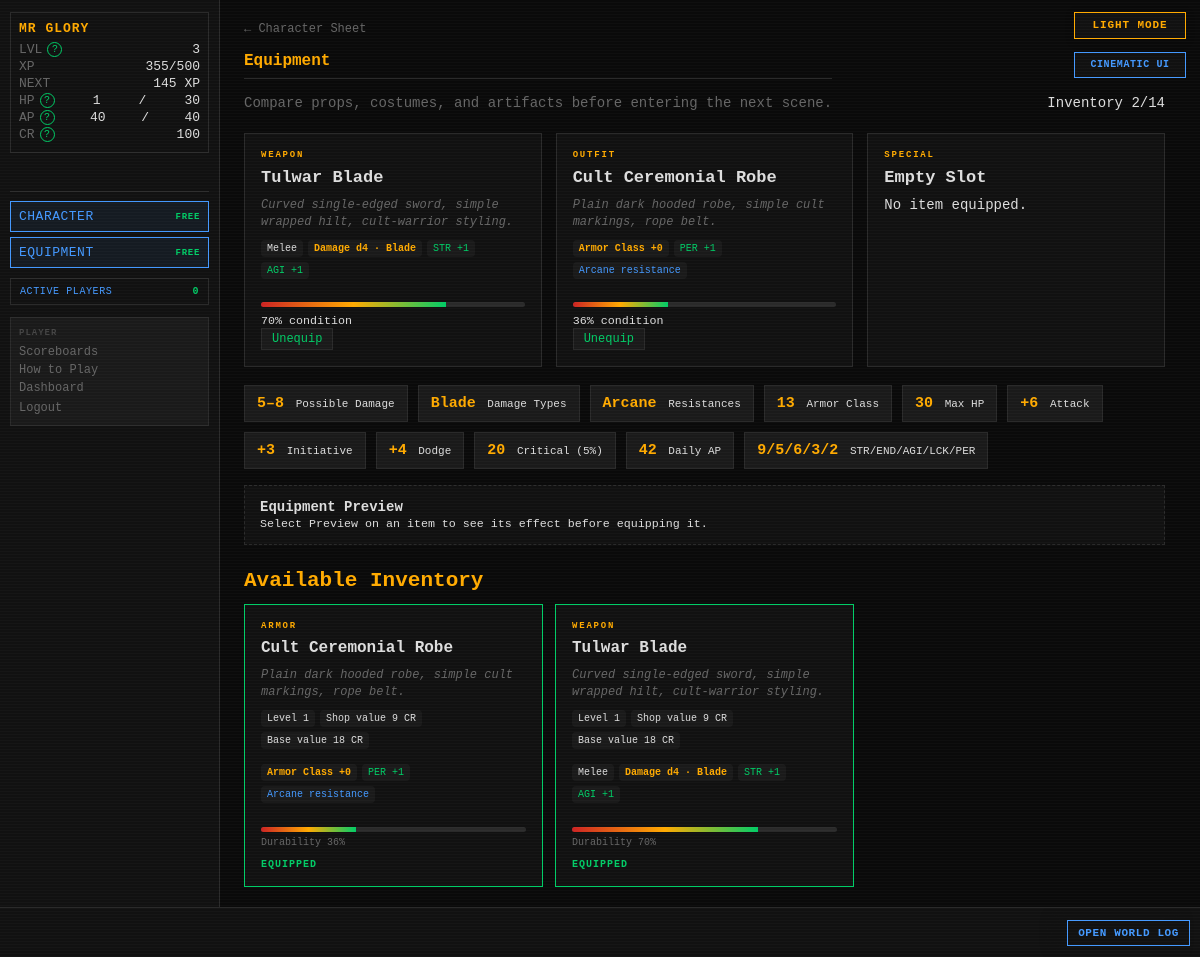
/equipment (signed in), run on an earlier commit of the app's database.
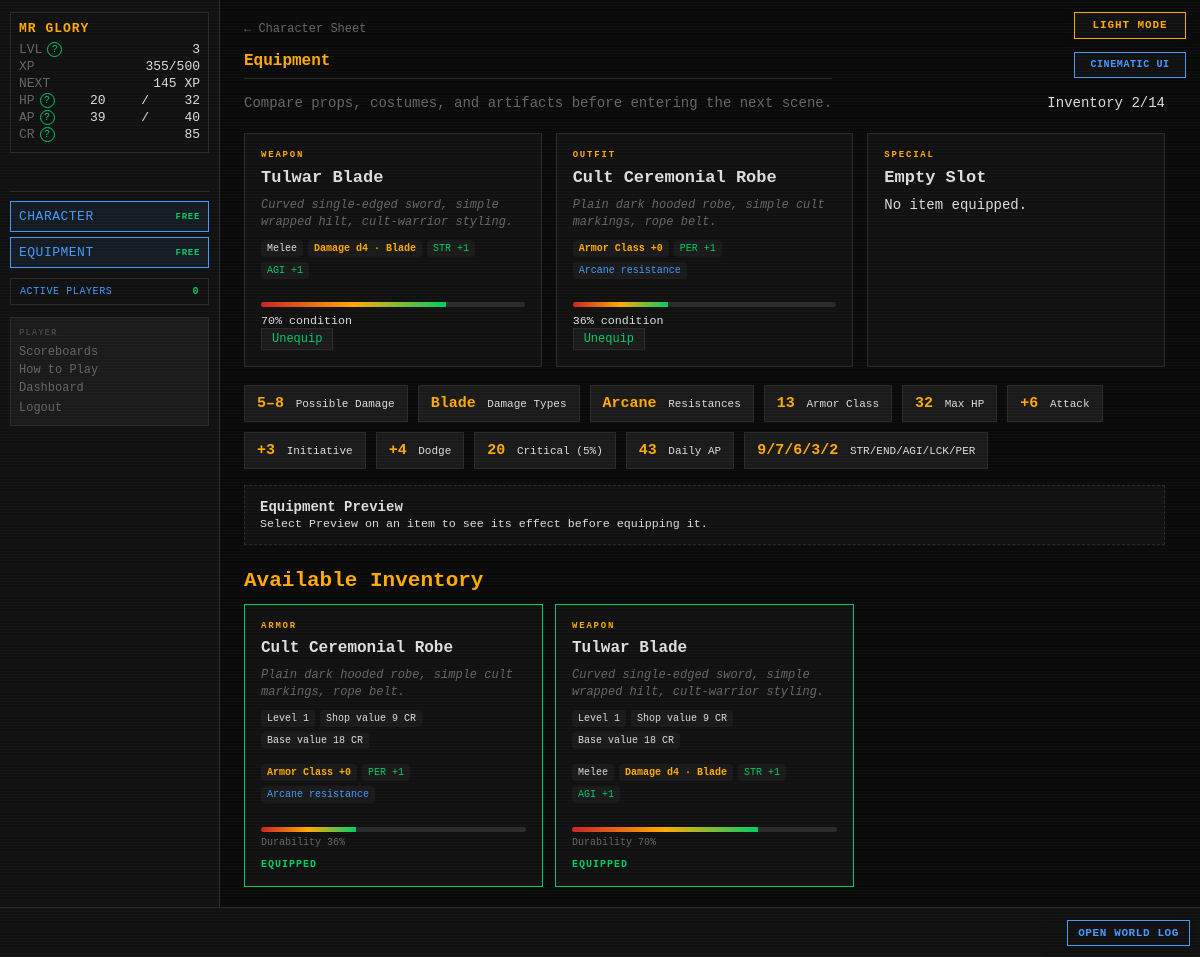
And on a later commit of the database.
### tables this page shows
CREATE TABLE players (
    id                  INTEGER PRIMARY KEY AUTOINCREMENT,
    username            TEXT    UNIQUE NOT NULL,
    password_hash       TEXT    NOT NULL,
    email               TEXT    UNIQUE NOT NULL,
    character_name      TEXT    NOT NULL,
    sex                 TEXT    NOT NULL,
    class_id            INTEGER REFERENCES classes(id),
    str_stat            INTEGER NOT NULL DEFAULT 1,
    end_stat            INTEGER NOT NULL DEFAULT 1,
    agi_stat            INTEGER NOT NULL DEFAULT 1,
    lck_stat            INTEGER NOT NULL DEFAULT 1,
    per_stat            INTEGER NOT NULL DEFAULT 1,
    level               INTEGER NOT NULL DEFAULT 1,
    xp                  INTEGER NOT NULL DEFAULT 0,
    current_hp          INTEGER NOT NULL,
    current_ap          INTEGER NOT NULL,
    credits             INTEGER NOT NULL DEFAULT 25,
    equipped_weapon_id  INTEGER REFERENCES inventory_items(id),
    equipped_armor_id   INTEGER REFERENCES inventory_items(id),
    equipped_special_id INTEGER REFERENCES inventory_items(id),
    in_combat           INTEGER NOT NULL DEFAULT 0,
    pending_levelup     INTEGER NOT NULL DEFAULT 0,
    pending_perk        INTEGER NOT NULL DEFAULT 0,
    combat_preference   TEXT    NOT NULL DEFAULT "Balanced",
    is_banned           INTEGER NOT NULL DEFAULT 0,
    retired_at          TEXT,
    last_login_at       TEXT,
    created_at          TEXT    NOT NULL DEFAULT (datetime('now'))
);

### routes/character.py (the view)
@bp.route("/equipment")
def equipment():
    player = g.player
    if player.get("in_combat"):
        return redirect(url_for("dashboard.index"))
    inventory = _get_full_inventory(player)
    equipped = {
        "weapon": _find_equipped(inventory, player.get("equipped_weapon_id")),
        "armor": _find_equipped(inventory, player.get("equipped_armor_id")),
        "special": _find_equipped(inventory, player.get("equipped_special_id")),
    }
    return render_template(
        "character/equipment.html",
        inventory=inventory,
        equipped=equipped,
        derived=_calc_derived_stats(player, equipped, get_all_settings()),
        feedback=request.args.get("feedback"),
        error=request.args.get("error"),
    )

### app.py (called while the page is built)
def _context_processor() -> dict:
    settings = get_all_settings()
    player = g.get("player")
    if not player:
        return {"settings": settings}
    active_count = execute_one(
        """SELECT COUNT(DISTINCT q.player_id) AS cnt FROM action_queue q
           JOIN players p ON p.id=q.player_id
           WHERE datetime(q.created_at)>=datetime('now','-5 minutes') AND p.is_banned=0"""
    )["cnt"]
    return {"player": player, "settings": settings,
            "active_player_count": active_count}

def _check_auth():
    if request.endpoint in _AUTH_EXEMPT:
        return None
    if not session.get("player_id"):
        return redirect(url_for("auth.login"))
    return None

def _load_player():
    player_id = session.get("player_id")
    if not player_id:
        return None
    reconcile_combat_state(player_id)
    player = get_player(player_id)
    if player is None:
        session.clear()
        return redirect(url_for("auth.login"))
    g.player = player
    return None

### combat/engine.py (called while the page is built)
def proficiency_bonus(level: int) -> int:
    return 2 + max(0, (int(level or 1) - 1) // 4)

### database.py (called while the page is built)
def execute(sql: str, params: tuple = ()) -> list[dict]:
    return get_db().execute(sql, params).fetchall()

### templates/character/equipment.html (shortened to what this page needs)
{% extends "base.html" %}
{% block content %}
<div id="page-content" class="equipment-page cinematic-page">
    <div class="sheet-header">
        <div><a href="{{ url_for('character.index') }}" class="back-link">← Character Sheet</a>
        <h1 class="page-title">Equipment</h1>
        <p class="sheet-subtitle">Compare props, costumes, and artifacts before entering the next scene.</p></div>
        <div class="loadout-summary">Inventory {{ player.inventory_count }}/{{ player.inventory_limit }}</div>
    </div>
    <section class="loadout-slots" aria-label="Current loadout">
    {% for slot, item in equipped.items() %}
        <article class="loadout-card {{ 'filled' if item else 'empty' }}">
            <div class="loadout-slot">{{ 'OUTFIT' if slot == 'armor' else slot|upper }}</div>
            {% if item %}
            <h2>{{ item.name }}</h2>
            {% if item.description %}<p class="item-description">{{ item.description }}</p>{% endif %}
            {% include "fragments/item_combat_stats.html" %}
            <div class="durability"><span style="width:{{ item.current_durability }}%"></span></div>
            <small>{{ item.current_durability }}% condition</small>
            <form method="POST" action="{{ url_for('character.unequip') }}">
                <button class="btn-small" type="submit">Unequip</button>
            </form>
            {% else %}<h2>Empty Slot</h2><p>No item equipped.</p>{% endif %}
        </article>
    {% endfor %}
    </section>
    <section class="derived-strip" aria-label="Current derived statistics">
        <span><b>{{ derived.damage_min }}–{{ derived.damage_max }}</b> Possible Damage</span>
        <span><b>{{ derived.damage_types|join(' + ') }}</b> Damage Types</span>
        <span><b>{{ derived.resistances|join(', ') if derived.resistances else 'None' }}</b> Resistances</span>
        <span><b>{{ derived.ac }}</b> Armor Class</span><span><b>{{ derived.max_hp }}</b> Max HP</span>
        <span><b>{{ '%+d'|format(derived.attack_modifier) }}</b> Attack</span>
        <span><b>{{ '%+d'|format(derived.initiative_modifier) }}</b> Initiative</span>
        <span><b>{{ '%+d'|format(derived.dodge_modifier) }}</b> Dodge</span>
        <span><b>{{ derived.crit_range }}</b> Critical ({{ derived.crit_chance_pct }}%)</span><span><b>{{ derived.daily_ap }}</b> Daily AP</span>
        <span><b>{{ derived.str }}/{{ derived.end }}/{{ derived.agi }}/{{ derived.lck }}/{{ derived.per }}</b> STR/END/AGI/LCK/PER</span>
    </section>
    <section id="loadout-preview" class="loadout-preview" aria-live="polite">
        <div><strong>Equipment Preview</strong><br><small>Select Preview on an item to see its effect before equipping it.</small></div>
    </section>
    <h2 class="section-title">Available Inventory</h2>
    <div class="equipment-grid">
    {% for item in inventory %}
        <article class="equipment-card {{ 'is-equipped' if item.is_equipped }}">
            <div class="equipment-type">{{ item.item_type }}</div><h3>{{ item.name }}</h3>
            {% if item.description %}<p class="item-description">{{ item.description }}</p>{% endif %}
            <div class="item-properties item-reference-properties">
                <span>Level {{ item.level or '—' }}</span>
                <span>Shop value {{ item.sell_price }} CR</span>
                <span>Base value {{ item.credit_cost }} CR</span>
            </div>
            {% include "fragments/item_combat_stats.html" %}
            <div class="equipment-condition"><div class="durability"><span style="width:{{ item.current_durability }}%"></span></div>Durability {{ item.current_durability }}%</div>
            <div class="equipment-actions">
            {% if item.is_equipped %}<span class="equipped-badge">EQUIPPED</span>
            {% elif item.is_on_auction %}<span class="equipped-badge">AUCTION HOLD</span>{% endif %}
            </div>
        </article>
    {% else %}<p>Your inventory is empty.</p>{% endfor %}
    </div>
</div>
{% endblock %}

### templates/base.html (shortened to what this page needs)
<!DOCTYPE html>
<html lang="en">
<head>
<link rel="stylesheet" href="{{ url_for('static', filename='style.css') }}">
</head>
<body class="{{ 'authenticated' if player else 'auth-page' }} {% block body_class %}{% endblock %}">
{% if settings.get('ALLOW_PLAYER_COLOR_OVERRIDE', true) %}<button id="theme-toggle" type="button" aria-label="Switch color theme" aria-pressed="false">
</button>{% endif %}
{% if settings.get('ALLOW_PLAYER_INTERFACE_OVERRIDE', true) %}
<button id="interface-toggle" type="button" aria-label="Switch interface style" aria-pressed="false">
</button>
{% endif %}
{% if player %}
<div id="left-col">
    <div id="status-block">
        <div class="status-name">{{ player.character_name }}</div>
        <div class="status-line">
            <span class="label">LVL</span>
            <span id="status-level">{{ player.level }}</span>
        </div>
        <div class="status-line">
            <span class="label">XP</span>
            <span><span id="status-xp">{{ player.xp }}</span><span id="status-xp-threshold">{% if player.get('next_level_xp') is not none %}/{{ player.get('next_level_xp') }}{% endif %}</span></span>
        </div>
        <div class="status-line" title="Experience still needed to reach level {{ player.level + 1 }}">
            <span class="label">NEXT</span>
            <span id="status-xp-next">{% if player.get('xp_to_next_level') is none %}MAX{% elif player.get('xp_to_next_level') <= 0 %}LEVEL UP{% else %}{{ player.get('xp_to_next_level') }} XP{% endif %}</span>
        </div>
        <div class="status-line">
            <span class="label">HP</span>
            <span id="status-hp">{{ player.current_hp }}</span>/<span id="status-maxhp">{{ player.max_hp }}</span>
        </div>
        <div class="status-line">
            <span class="label">AP</span>
            <span id="status-ap">{{ player.current_ap }}</span>/<span id="status-maxap">{{ player.max_ap }}</span>
        </div>
        <div class="status-line">
            <span class="label">CR</span>
            <span id="status-credits">{{ player.credits }}</span>
        </div>
    </div>
    <div class="free-action-buttons" aria-label="Free character actions">
        <a class="action-btn free-action-btn" href="{{ url_for('character.index') }}">
            CHARACTER <span class="free-cost">FREE</span>
        </a>
        <a class="action-btn free-action-btn" href="{{ url_for('character.equipment') }}">
            EQUIPMENT <span class="free-cost">FREE</span>
        </a>
    </div>
    <button id="active-players-toggle" class="active-players-toggle" type="button"
            data-url="{{ url_for('feeds.active_players') }}" aria-haspopup="dialog">
        ACTIVE PLAYERS <span id="active-player-count">{{ active_player_count }}</span>
    </button>
    <nav id="left-nav">
        <span class="nav-heading">PLAYER</span>
        <a href="{{ url_for('scoreboards.index') }}">Scoreboards</a>
        <a href="{{ url_for('feeds.game_help') }}">How to Play</a>
        <a href="{{ url_for('dashboard.index') }}">Dashboard</a>
        <form action="{{ url_for('auth.logout') }}" method="POST" style="margin:0">
            <button type="submit" class="nav-link-btn">Logout</button>
        </form>
    </nav>
</div>
{% endif %}
<div id="main">
    {% block content %}{% endblock %}
</div>
{% if player %}
<div id="ticker-wrap">
    <a id="ticker-log-link" href="{{ url_for('feeds.global_log') }}" title="Open the complete World Log">OPEN WORLD LOG</a>
    <div id="ticker">
    </div>
</div>
{% endif %}
</body>
</html>

What changed in the data, as far as the page shows it:
changed players "MR GLORY": current_hp "1" → "20"; current_ap "40" → "39"; credits "100" → "85"
Also different on the page:
{{ player.max_hp }}: "30" → "32"
{{ derived.max_hp }}: "30" → "32"
{{ derived.daily_ap }}: "42" → "43"
{{ derived.end }}: "5" → "7"
